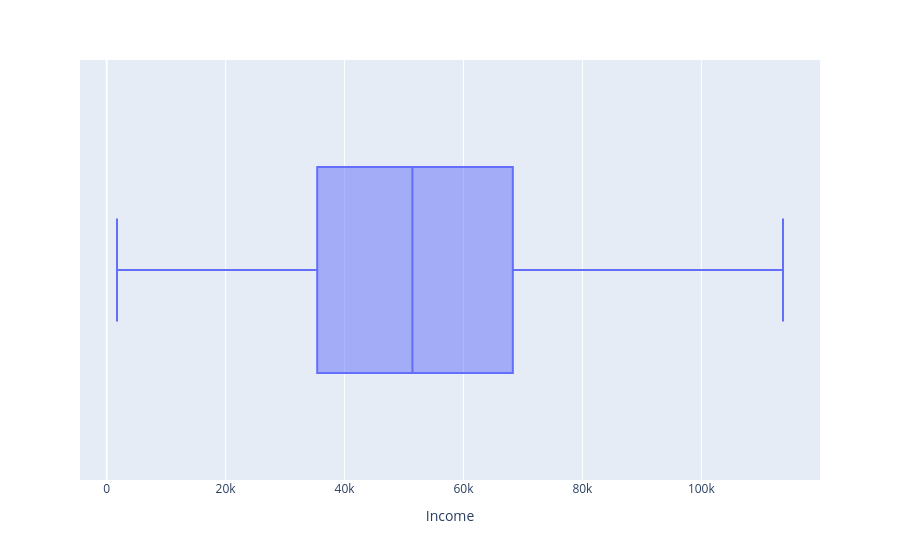

Write notebook code for a chart like this one.
### Code cell
fig = px.box(base, x='Income')
fig.show()

### Figure 1 — Plotly figure (JSON) as saved in the notebook; plotly's stock layout.template omitted (floating-point values rounded to 4 significant figures; data arrays with more than 128 entries replaced by an {"elided": "..."} marker saying what was removed)
{"data": [{"alignmentgroup": "True", "hovertemplate": "Income=%{x}<extra></extra>", "legendgroup": "", "marker": {"color": "#636efa"}, "name": "", "notched": false, "offsetgroup": "", "orientation": "h", "showlegend": false, "type": "box", "x": {"elided": "2004 float values"}, "x0": " ", "xaxis": "x", "y0": " ", "yaxis": "y"}], "layout": {"boxmode": "group", "legend": {"tracegroupgap": 0}, "margin": {"t": 60}, "xaxis": {"anchor": "y", "domain": [0, 1], "title": {"text": "Income"}}, "yaxis": {"anchor": "x", "domain": [0, 1]}}}
